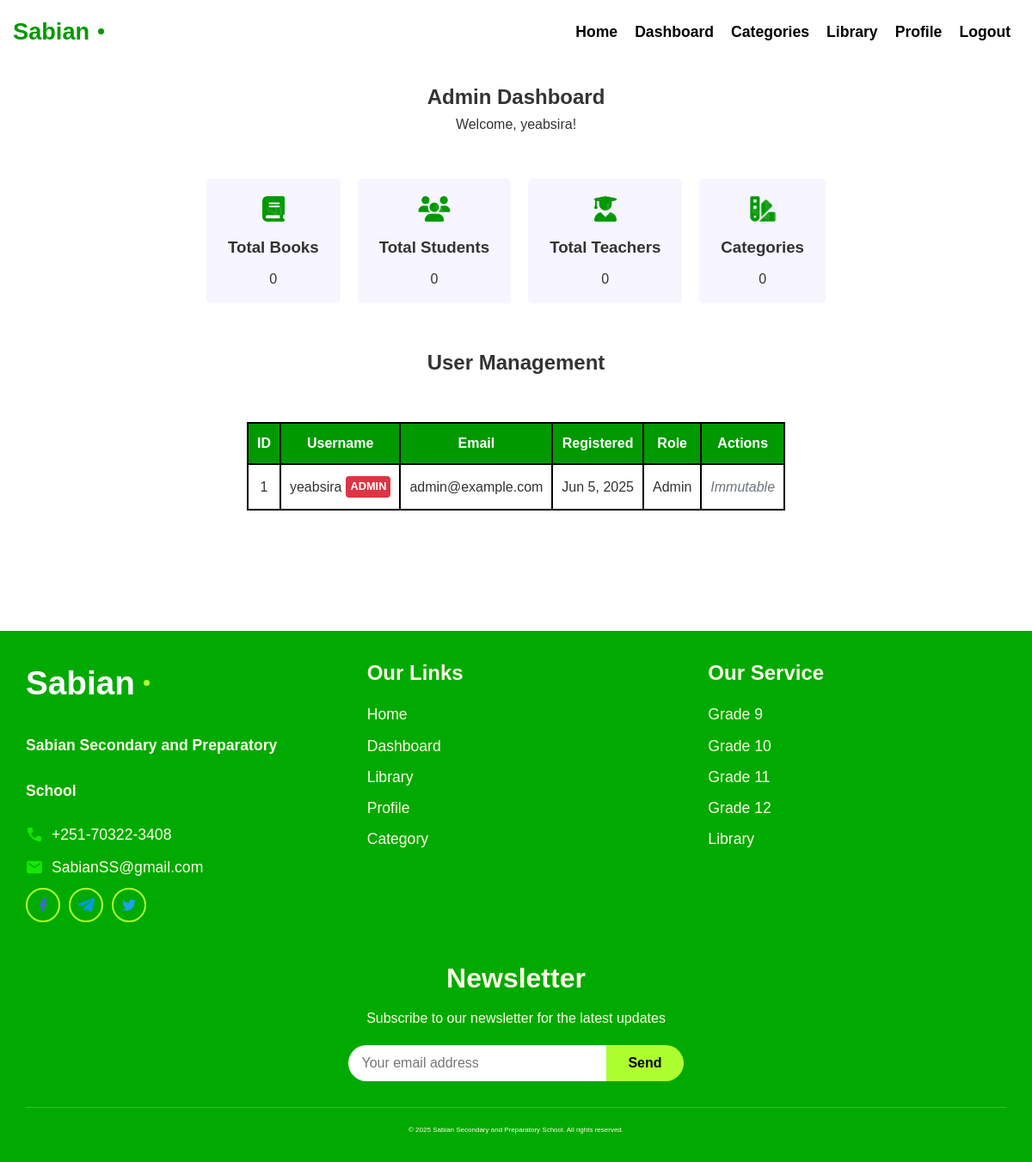
Page /admin_dashboard.php (signed in) on the committed database.
### tables this page shows
CREATE TABLE users (
    id INTEGER PRIMARY KEY AUTOINCREMENT,
    username TEXT UNIQUE NOT NULL,
    email TEXT UNIQUE NOT NULL,
    password TEXT NOT NULL,
    bio TEXT,
    profile_pic VARCHAR(255),
    location VARCHAR(100),
    website VARCHAR(255),
    last_active DATETIME,
    created_at DATETIME DEFAULT CURRENT_TIMESTAMP,
    is_admin BOOLEAN DEFAULT 0
);

### includes/config.php (called while the page is built, shortened)
<?php
function isLoggedIn() {
    return isset($_SESSION['user_id']);
}
function isAdmin() {
    return isLoggedIn() && $_SESSION['is_admin'];
}
?>

### admin_dashboard.php (the view, shortened to what this page needs)
<?php
require_once 'includes/config.php';
try {
  $totalBooks = $db->query("SELECT COUNT(*) FROM books")->fetchColumn();
  $totalStudents = $db->query("SELECT COUNT(*) FROM users WHERE is_admin = 0")->fetchColumn();
  $totalTeachers = $db->query("SELECT COUNT(*) FROM users WHERE is_admin = 1 AND id != " . BOSS_ADMIN_ID)->fetchColumn();
  $totalCategories = $db->query("SELECT COUNT(*) FROM categories")->fetchColumn();
  $stmt = $db->query("SELECT id, username, email, created_at, is_admin FROM users ORDER BY created_at DESC");
  $users = $stmt->fetchAll(PDO::FETCH_ASSOC);
} catch (PDOException $e) {
  $error = 'Failed to fetch data: ' . $e->getMessage();
  $users = [];
  $totalBooks = $totalStudents = $totalTeachers = $totalCategories = 0;
}
require_once 'includes/header.php';
?>
<section class="dashboard">
  <h1>Admin Dashboard</h1>
  <p>
    Welcome, <?php echo htmlspecialchars($_SESSION['username']); ?>!
  </p>
  <div class="stats-grid">
    <a href="admin/books.php" class="stat-card">
      <img src="images/book.png" alt="">
      <h3>Total Books</h3>
      <p>
        <?php echo $totalBooks; ?>
      </p>
    </a>
    <a href="#user" class="stat-card">
      <img src="images/users.png" alt="">
      <h3>Total Students</h3>
      <p>
        <?php echo $totalStudents; ?>
      </p>
    </a>
    <a href="#user" class="stat-card">
      <img src="images/graduated.png" alt="">
      <h3>Total Teachers</h3>
      <p>
        <?php echo $totalTeachers; ?>
      </p>
    </a>
    <a href="categories.php" class="stat-card">
      <img src="images/category.png" alt="">
      <h3>Categories</h3>
      <p>
        <?php echo $totalCategories; ?>
      </p>
    </a>
  </div>
  <?php if ($user['id'] != BOSS_ADMIN_ID): ?>
  <?php if ($_SESSION['user_id'] == BOSS_ADMIN_ID): ?>
  <h2 id="user">User Management</h2>
  <div class="table-responsive">
    <table>
      <thead>
        <tr>
          <th>ID</th>
          <th>Username</th>
          <th>Email</th>
          <th>Registered</th>
          <th>Role</th>
          <th>Actions</th>
        </tr>
      </thead>
      <tbody>
        <?php foreach ($users as $user): ?>
        <tr>
          <td><?php echo htmlspecialchars($user['id']); ?></td>
          <td class="username"><?php echo htmlspecialchars($user['username']); ?>
            <?php if ($user['id'] == BOSS_ADMIN_ID): ?>
            <span class="admin-badge">ADMIN</span>
            <?php elseif ($user['is_admin']): ?>
            <span class="teacher-badge">TEACHER</span>
            <?php else : ?>
            <span class="student-badge">STUDENT</span>
            <?php endif; ?>
          </td>
          <td><?php echo htmlspecialchars($user['email']); ?></td>
          <td><?php echo date('M j, Y', strtotime($user['created_at'])); ?></td>
          <td>
            <?php if ($user['id'] == BOSS_ADMIN_ID): ?>
            Admin
            <?php elseif ($user['is_admin']): ?>
            Teacher
            <?php else : ?>
            Student
            <?php endif; ?>
          </td>
          <td class="actions">
            <?php if ($user['id'] != BOSS_ADMIN_ID): ?>
            <?php if ($_SESSION['user_id'] == BOSS_ADMIN_ID): ?>
            <form method="post" class="role-form">
              <input type="hidden" name="user_id" value="<?php echo $user['id']; ?>">
              <select name="new_role" onchange="this.form.submit()" <?php echo ($user['id'] == $_SESSION['user_id']) ? 'disabled' : ''; ?>>
                <option value="0" <?php echo !$user['is_admin'] ? 'selected' : ''; ?>>Student</option>
                <option value="1" <?php echo $user['is_admin'] ? 'selected' : ''; ?>>Teacher</option>
              </select>
              <input type="hidden" name="change_role" value="1">
            </form>
            <?php endif; ?>
            <?php if ($user['id'] != $_SESSION['user_id']): ?>
            <form method="post" class="delete-form" onsubmit="return confirm('Are you sure you want to delete this user?');">
              <input type="hidden" name="user_id" value="<?php echo $user['id']; ?>">
              <button type="submit" name="delete_user" class="btn-danger">Delete</button>
            </form>
            <?php endif; ?>
            <?php else : ?>
            <span class="no-actions">Immutable</span>
            <?php endif; ?>
          </td>
        </tr>
        <?php endforeach; ?>
      </tbody>
    </table>
  </div>
  <?php endif; ?>
  <?php endif; ?>
</section>
<?php
require_once 'includes/footer.php';
?>

### includes/header.php (shortened to what this page needs)
<!DOCTYPE html>
<html lang="en">
<head>
  <link rel="stylesheet" href="/assets/css/styles.css">
  <link rel="stylesheet" href="/assets/css/index.css">
  <link rel="stylesheet" href="/assets/css/home.css">
  <link rel="stylesheet" href="/assets/css/login.css">
  <link rel="stylesheet" href="/assets/css/dashboard.css">
  <link rel="stylesheet" href="/assets/css/book.css">
</head>
<body>
  <header>
    <a class="logo" href="#">
      <span>
        Sabian
      </span>
      <span class="dot"></span>
    </a>
    <nav class="nav">
      <ul class="nav-list">
        <li><a class="nav-links" href="/index.php">Home</a></li>
        <?php if (isLoggedIn()): ?>
        <?php if (isAdmin()): ?>
        <li><a class="nav-links" href="../admin_dashboard.php">Dashboard</a></li>
        <li><a class="nav-links" href="/categories.php">Categories</a></li>
        <?php else : ?>
        <li><a class="nav-links" href="../dashboard.php">Dashboard</a></li>
        <li><a class="nav-links" href="/categories.php">Categories</a></li>
        <?php endif; ?>
        <li><a class="nav-links" href="../books.php">Library</a></li>
        <li><a class="nav-links" href="../profile.php">Profile</a></li>
        <li><a class="nav-links" href="/logout.php">Logout</a></li>
        <?php else : ?>
        <li><a class="nav-links" href="/login.php">Login</a></li>
        <li><a class="nav-links" href="/admin_login.php">Admin Login</a></li>
        <li><a class="nav-links" href="/register.php">Register</a></li>
        <?php endif; ?>
      </ul>
    </nav>
  </header>

### includes/footer.php (shortened to what this page needs)
<link rel="stylesheet" href="../assets/css/footer.css">
<footer class="footer" role="contentinfo" aria-label="Website footer">
  <div class="footer-content">
    <div class="contact">
      <a class="logof" href="#" aria-label="Sabian School Home">
        <span>
          Sabian
        </span>
        <span class="dotf"></span>
      </a>
      <p>
        Sabian Secondary and Preparatory School
      </p>
      <div>
        <img src="../images/call_60dp_17E800_FILL1_wght700_GRAD0_opsz48.svg" alt="Phone icon">
        <span>+251-70322-3408</span>
      </div>
      <div>
        <img src="../images/mail_60dp_17E800_FILL1_wght700_GRAD0_opsz48.svg" alt="Email icon">
        <span>SabianSS@gmail.com</span>
      </div>
      <div class="social">
        <a href="https://facebook.com" aria-label="Facebook"><img src="../images/facebook.png" alt="Facebook"></a>
        <a href="https://telegram.org" aria-label="Telegram"><img src="../images/telegram.png" alt="Telegram"></a>
        <a href="https://twitter.com" aria-label="Twitter"><img src="../images/twitter.png" alt="Twitter"></a>
      </div>
    </div>
    <div class="our-links">
      <h3>Our Links</h3>
      <ul>
        <li><a href="../index.php">Home</a></li>
        <li><a href="../dashboard.php">Dashboard</a></li>
        <li><a href="../books.php">Library</a></li>
        <li><a href="../profile.php">Profile</a></li>
        <li><a href="../categories.php">Category</a></li>
      </ul>
    </div>
    <div class="service">
      <h3>Our Service</h3>
      <ul>
        <li><a href="#">Grade 9</a></li>
        <li><a href="#">Grade 10</a></li>
        <li><a href="#">Grade 11</a></li>
        <li><a href="#">Grade 12</a></li>
        <li><a href="../books.php">Library</a></li>
      </ul>
    </div>
  </div>
  <div class="newsletter">
    <h2>Newsletter</h2>
    <p>
      Subscribe to our newsletter for the latest updates
    </p>
    <form action="#" method="POST">
      <div>
        <input type="email" name="email" id="email" placeholder="Your email address" required>
        <button type="submit">Send</button>
      </div>
    </form>
  </div>
  <p style="font-size: .5em;">
    &copy; <?php echo date('Y'); ?> Sabian Secondary and Preparatory School. All rights reserved.
  </p>
</footer>
</body>
</html>

### assets/css/styles.css (style rules this page uses)
html { scroll-behavior: smooth; }
body { font-family: "Arial", sans-serif; line-height: 1.6; margin: 0; padding: 0; color: #333; background: #ffffff; }

### assets/css/index.css (style rules this page uses)
:root { --primary-color-1: #007800; --primary-color-2: #008000; --primary-color-3: #009900; }
*, *::before, *::after { margin: 0; padding: 0; box-sizing: border-box; }
html { scroll-behavior: smooth; }
a { color: inherit; text-decoration: none; }
header { display: flex; justify-content: space-between; align-items: center; background: white; padding: 15px; position: sticky; top: 0; left: 0; z-index: 100; }
.logo { font-size: 1.7em; font-weight: bold; color: var(--primary-color-3); display: flex; align-items: center; gap: 10px; }
.dot { display: inline-block; width: 7px; height: 7px; border-radius: 50%; background: var(--primary-color-3); animation: dot 0.7s linear infinite alternate; }
.nav-list { width: 100%; height: 100%; position: fixed; top: 0; right: 100%; background-color: white; display: flex; justify-content: center; align-items: center; flex-direction: column; list-style-type: none; color: black; transition: all 0.2s ease; gap: 30px; }
.nav-links { width: 100px; position: relative; color: inherit; text-decoration: none; display: block; text-align: center; font-weight: 700; font-size: 1.1em; }
.nav-links::before { content: ""; position: absolute; width: 0; height: 3px; background: var(--primary-color-3); bottom: -5px; left: 0; transition: all 0.2s ease; }
@media (min-width: 720px) { .nav-list { position: static; flex-direction: row; gap: 0; } }
@media (min-width: 720px) { .nav-links { width: auto; padding-inline: 10px; } }

### assets/css/home.css (style rules this page uses)
img { width: 100%; }

### assets/css/dashboard.css (style rules this page uses)
.dashboard { padding: 20px; text-align: center; }
.dashboard .stats-grid { width: 100%; display: flex; flex-wrap: wrap; justify-content: center; gap: 20px; margin-top: 25px; margin-block: 50px; }
.dashboard .stat-card { display: flex; flex-direction: column; align-items: center; padding-inline: 25px; padding-block: 15px; background: hsl(255, 100%, 98%); border-radius: 5px; gap: 10px; transition: all 0.2s ease; }
.dashboard .stats-grid .stat-card p { width: 100%; text-align: center; }
.dashboard .stats-grid .stat-card img { width: 40px; }
.dashboard .table-responsive { overflow-x: auto; margin-block: 50px 120px; }
.dashboard table { margin: auto; }
.dashboard table, tr, th, td { border: 2px solid black; border-collapse: collapse; padding-inline: 10px; text-align: center; }
.dashboard th { padding-block: 10px; background: #009900; color: white; transition: all 0.2s ease; }
.dashboard .username { display: flex; border: none; justify-content: center; align-items: center; height: 51px; }
.username span { padding: 2px 5px; }
.dashboard .actions { display: flex; border: none; gap: 10px; }
.dashboard .no-actions { display: inline-block; width: 100%; text-align: center; }

### assets/css/book.css (style rules this page uses)
.admin-badge { background-color: #dc3545; color: white; padding: 2px 6px; border-radius: 4px; font-size: 0.8rem; margin-left: 5px; font-weight: bold; }
.no-actions { color: #6c757d; font-style: italic; }

### rows in the picture
users: id "1", username "yeabsira", shows "ADMIN", email "admin@example.com", created_at "Jun 5, 2025", shows "Admin", shows "Immutable"

### other values in the picture
$_SESSION['username'] "yeabsira"
$totalBooks "0"
$totalStudents "0"
$totalTeachers "0"
$totalCategories "0"
